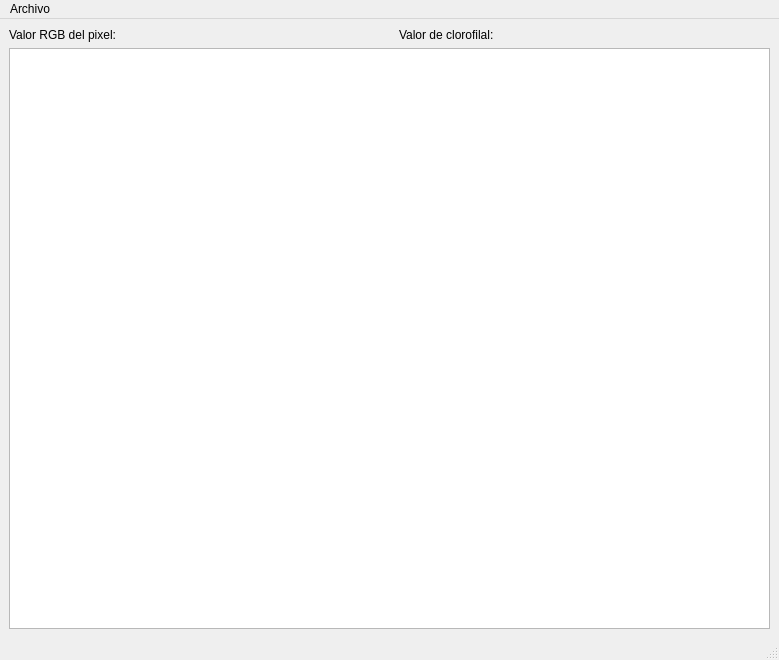
<?xml version="1.0" encoding="UTF-8"?>
<ui version="4.0">
 <class>rgb_visualizer</class>
 <widget class="QMainWindow" name="rgb_visualizer">
  <property name="geometry">
   <rect>
    <x>0</x>
    <y>0</y>
    <width>779</width>
    <height>660</height>
   </rect>
  </property>
  <property name="windowTitle">
   <string>Obtener Clorofila</string>
  </property>
  <widget class="QWidget" name="centralwidget">
   <layout class="QGridLayout" name="gridLayout">
    <item row="1" column="0">
     <layout class="QVBoxLayout" name="verticalLayout">
      <item>
       <layout class="QHBoxLayout" name="horizontalLayout_2">
        <item>
         <widget class="QLabel" name="lblRGB">
          <property name="sizePolicy">
           <sizepolicy hsizetype="Fixed" vsizetype="Preferred">
            <horstretch>0</horstretch>
            <verstretch>0</verstretch>
           </sizepolicy>
          </property>
          <property name="text">
           <string>Valor RGB del pixel:</string>
          </property>
         </widget>
        </item>
        <item>
         <widget class="QLabel" name="lblRGBValue">
          <property name="text">
           <string/>
          </property>
         </widget>
        </item>
        <item>
         <widget class="QLabel" name="lblCHLA">
          <property name="sizePolicy">
           <sizepolicy hsizetype="Fixed" vsizetype="Preferred">
            <horstretch>0</horstretch>
            <verstretch>0</verstretch>
           </sizepolicy>
          </property>
          <property name="text">
           <string>Valor de clorofilal:</string>
          </property>
         </widget>
        </item>
        <item>
         <widget class="QLabel" name="lblCHLAValue">
          <property name="text">
           <string/>
          </property>
         </widget>
        </item>
       </layout>
      </item>
      <item>
       <widget class="RGB2CHLA" name="rgbview"/>
      </item>
     </layout>
    </item>
   </layout>
  </widget>
  <widget class="QMenuBar" name="menubar">
   <property name="geometry">
    <rect>
     <x>0</x>
     <y>0</y>
     <width>779</width>
     <height>21</height>
    </rect>
   </property>
   <widget class="QMenu" name="menuArchivo">
    <property name="title">
     <string>Archivo</string>
    </property>
    <addaction name="actionAbrir_Imagen"/>
    <addaction name="actionCerrar"/>
   </widget>
   <addaction name="menuArchivo"/>
  </widget>
  <widget class="QStatusBar" name="rgbinfo"/>
  <action name="actionAbrir_Imagen">
   <property name="text">
    <string>Abrir Imagen</string>
   </property>
  </action>
  <action name="actionCerrar">
   <property name="text">
    <string>Cerrar</string>
   </property>
  </action>
 </widget>
 <customwidgets>
  <customwidget>
   <class>RGB2CHLA</class>
   <extends>QGraphicsView</extends>
   <header>ndvi_lib.ndvi_class</header>
  </customwidget>
 </customwidgets>
 <resources/>
 <connections/>
</ui>
